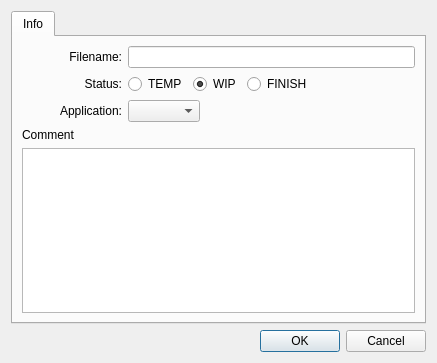
<?xml version="1.0" encoding="UTF-8"?>
<ui version="4.0">
 <class>Information</class>
 <widget class="QDialog" name="Information">
  <property name="geometry">
   <rect>
    <x>0</x>
    <y>0</y>
    <width>437</width>
    <height>363</height>
   </rect>
  </property>
  <property name="windowTitle">
   <string>Save Devel</string>
  </property>
  <layout class="QVBoxLayout" name="verticalLayout_3">
   <item>
    <widget class="QTabWidget" name="tabWidget">
     <property name="currentIndex">
      <number>0</number>
     </property>
     <widget class="QWidget" name="tab">
      <attribute name="title">
       <string>Info</string>
      </attribute>
      <layout class="QVBoxLayout" name="verticalLayout">
       <item>
        <layout class="QHBoxLayout" name="horizontalLayout">
         <item>
          <widget class="QLabel" name="label_3">
           <property name="minimumSize">
            <size>
             <width>100</width>
             <height>0</height>
            </size>
           </property>
           <property name="text">
            <string>Filename:</string>
           </property>
           <property name="alignment">
            <set>Qt::AlignRight|Qt::AlignTrailing|Qt::AlignVCenter</set>
           </property>
          </widget>
         </item>
         <item>
          <widget class="QLineEdit" name="filenameLineEdit">
           <property name="readOnly">
            <bool>true</bool>
           </property>
          </widget>
         </item>
        </layout>
       </item>
       <item>
        <layout class="QHBoxLayout" name="horizontalLayout_2">
         <item>
          <widget class="QLabel" name="label_6">
           <property name="minimumSize">
            <size>
             <width>100</width>
             <height>0</height>
            </size>
           </property>
           <property name="text">
            <string>Status:</string>
           </property>
           <property name="alignment">
            <set>Qt::AlignRight|Qt::AlignTrailing|Qt::AlignVCenter</set>
           </property>
          </widget>
         </item>
         <item>
          <widget class="QRadioButton" name="tempButton">
           <property name="text">
            <string>TEMP</string>
           </property>
          </widget>
         </item>
         <item>
          <widget class="QRadioButton" name="wipButton">
           <property name="text">
            <string>WIP</string>
           </property>
           <property name="checked">
            <bool>true</bool>
           </property>
          </widget>
         </item>
         <item>
          <widget class="QRadioButton" name="finishButton">
           <property name="text">
            <string>FINISH</string>
           </property>
          </widget>
         </item>
         <item>
          <spacer name="horizontalSpacer">
           <property name="orientation">
            <enum>Qt::Horizontal</enum>
           </property>
           <property name="sizeHint" stdset="0">
            <size>
             <width>40</width>
             <height>20</height>
            </size>
           </property>
          </spacer>
         </item>
        </layout>
       </item>
       <item>
        <layout class="QHBoxLayout" name="horizontalLayout_7">
         <item>
          <widget class="QLabel" name="label_9">
           <property name="minimumSize">
            <size>
             <width>100</width>
             <height>0</height>
            </size>
           </property>
           <property name="text">
            <string>Application:</string>
           </property>
           <property name="alignment">
            <set>Qt::AlignRight|Qt::AlignTrailing|Qt::AlignVCenter</set>
           </property>
          </widget>
         </item>
         <item>
          <widget class="QComboBox" name="applicationComboBox"/>
         </item>
         <item>
          <spacer name="horizontalSpacer_5">
           <property name="orientation">
            <enum>Qt::Horizontal</enum>
           </property>
           <property name="sizeHint" stdset="0">
            <size>
             <width>40</width>
             <height>20</height>
            </size>
           </property>
          </spacer>
         </item>
        </layout>
       </item>
       <item>
        <widget class="QLabel" name="label_7">
         <property name="text">
          <string>Comment</string>
         </property>
        </widget>
       </item>
       <item>
        <widget class="QTextEdit" name="commentTextEdit"/>
       </item>
      </layout>
     </widget>
    </widget>
   </item>
   <item>
    <widget class="QDialogButtonBox" name="buttonBox">
     <property name="orientation">
      <enum>Qt::Horizontal</enum>
     </property>
     <property name="standardButtons">
      <set>QDialogButtonBox::Cancel|QDialogButtonBox::Ok</set>
     </property>
    </widget>
   </item>
  </layout>
 </widget>
 <resources/>
 <connections>
  <connection>
   <sender>buttonBox</sender>
   <signal>accepted()</signal>
   <receiver>Information</receiver>
   <slot>accept()</slot>
   <hints>
    <hint type="sourcelabel">
     <x>248</x>
     <y>254</y>
    </hint>
    <hint type="destinationlabel">
     <x>157</x>
     <y>274</y>
    </hint>
   </hints>
  </connection>
  <connection>
   <sender>buttonBox</sender>
   <signal>rejected()</signal>
   <receiver>Information</receiver>
   <slot>reject()</slot>
   <hints>
    <hint type="sourcelabel">
     <x>316</x>
     <y>260</y>
    </hint>
    <hint type="destinationlabel">
     <x>286</x>
     <y>274</y>
    </hint>
   </hints>
  </connection>
 </connections>
</ui>
